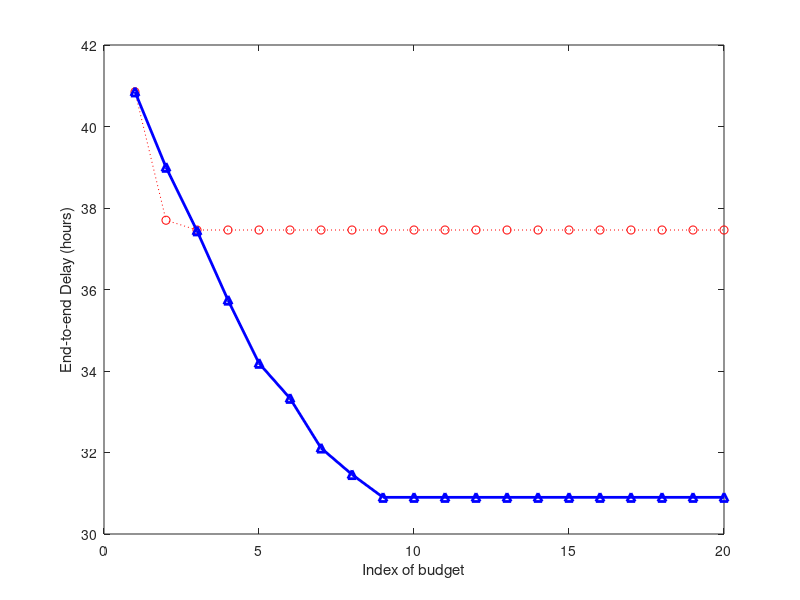

MATLAB code to generate this figure:
x = [1:20];
y1 = load('workflow_60_840_0_GAIN_output.txt');
y2 = load('workflow_60_840_0_CG_output.txt');
plot(x, y1, ':or', x, y2, '-^b', 'LineWidth', 2.0);

xlabel('Index of budget');
ylabel('End-to-end Delay (hours)');